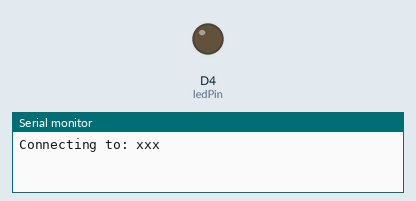
Simulated run of this sketch. Board: ESP8266 (NodeMCU). Parts: output pins drawn as LEDs (lit = HIGH), the last lines printed to the serial monitor. WiFi joins after 1.5 s; servers stay silent unless stated.

Above: at 0.1 s.
At 2.3 s:
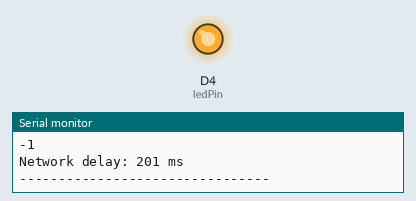
Timing chart, 0 to 3.8 s (numbered marks = the images above):
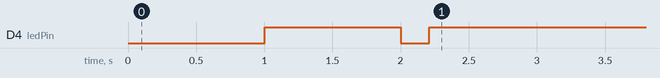

Measured:
- by itself, D4 (ledPin): HIGH → LOW at 2.0 s, → HIGH 0.21 s later

The sketch:

extra-rgb.ino
```cpp
#include <ESP8266WiFi.h>
#include <ESP8266HTTPClient.h>


const char* ssid = "xxx";
const char* password = "xxx";
WiFiClient clinet;

int ledPin = D4;
long req_counter = 5000;
long delay_counter = 0;


void setup() {

  Serial.begin(115200);
  while (!Serial)
    ;

  pinMode(ledPin, OUTPUT);
  digitalWrite(ledPin, LOW);

  // Connect to WiFi network
  Serial.print("Connecting to: ");
  Serial.println(ssid);

  WiFi.begin(ssid, password);
  while (WiFi.status() != WL_CONNECTED) {
    delay(1000);
    Serial.print(".");
    digitalWrite(ledPin, !digitalRead(ledPin));
  }

  Serial.print("\nWiFi connected");
  Serial.print(" (");
  Serial.print(ssid);
  Serial.println(")");

  IPAddress ip = WiFi.localIP();
  Serial.print("IP Address: ");
  Serial.println(ip);

  long rssi = WiFi.RSSI();
  Serial.print("signal strength (RSSI):");
  Serial.print(rssi);
  Serial.println(" dBm");

  Serial.println("-----------------------------");
}


void loop() {

  delay(1);
  String payload;

  if ((delay_counter % req_counter) == 0) {
    unsigned long start_req_delay = millis();
    if (WiFi.status() == WL_CONNECTED) {  //Check WiFi connection status

      HTTPClient http;

      http.begin(clinet, "http://YOUR_IP_ADDRESS/device/max_rgb/");  //Specify request URL
      int httpCode = http.GET();                                    //Send the request

      if (httpCode > 0) {
        payload = http.getString();  //Get the request response payload
        Serial.println(payload);
      }

      else {
        Serial.println("Error Code: ");
        Serial.println(httpCode);
      }

      http.end();  //Close connection
    } else {
      Serial.println("ESP8266 didn't connect to WiFi!");
    }

    Serial.print("Network delay: ");
    Serial.print(millis() - start_req_delay);
    Serial.println(" ms");
    Serial.println("--------------------------------");
  }

  if (payload.charAt(0) == 'B')
    digitalWrite(ledPin, LOW);
  else
    digitalWrite(ledPin, HIGH);

  if (delay_counter == req_counter)
    delay_counter = 0;
  else
    delay_counter++;
}
```
